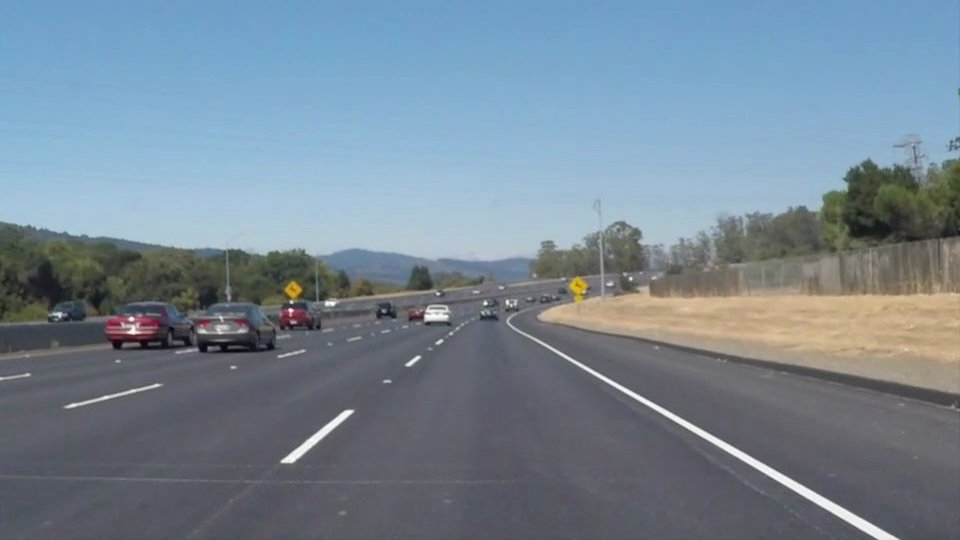
#> input picture CarND-Term1-Starter-Kit-Test/test.jpg, 960 x 540 px
$ python '5.Region Masking.py'
#> lines starting #> are read from the running program, lines starting #| are printed output that depends on the picture
# -*- coding: utf-8 -*-
"""
Created on Thu Feb 22 21:01:56 2018

@author: Administrator
"""

import matplotlib.pyplot as plt
import matplotlib.image as mpimg
import numpy as np

#read in the image and print some status
image = mpimg.imread('test.jpg')
#> image is the input picture: shape (540, 960, 3); mean R, G, B 118.5, 134.5, 148.1
print('This image is:',type(image),'with dimensions',image.shape)
#| This image is: <class 'numpy.ndarray'> with dimensions (540, 960, 3)

# pull out the x and y sizes and make a copy of the image
ysize = image.shape[0]
#> ysize = 540
xsize = image.shape[1]
#> xsize = 960
region_select = np.copy(image)

# Define a triangle region of interest # Keep in mind the origin
# (x=0, y=0) is in the upper left in image processing# Note:
# if you run this code, you'll find these are not sensible values!!#
# But you'll get a chance to play with them soon in a quiz
left_bottom = [0,500]
right_bottom = [900,300]
apex = [400,0]

# Fit lines (y=Ax+B) to identify the 3 sided region of interest# np.polyfit()
# returns the coefficients [A, B] of the fit
fit_left = np.polyfit((left_bottom[0], apex[0]), (left_bottom[1], apex[1]), 1)
fit_right = np.polyfit((right_bottom[0], apex[0]), (right_bottom[1], apex[1]), 1)
fit_bottom = np.polyfit((left_bottom[0], right_bottom[0]), (left_bottom[1], right_bottom[1]), 1)

# Find the region inside the lines
XX, YY = np.meshgrid(np.arange(0, xsize), np.arange(0, ysize))
region_thresholds = (YY > (XX*fit_left[0] + fit_left[1])) & \
(YY > (XX*fit_right[0] + fit_right[1])) & \
(YY < (XX*fit_bottom[0] + fit_bottom[1]))

# Color pixels red which are inside the region of interest
region_select[region_thresholds] = [255, 255, 255]
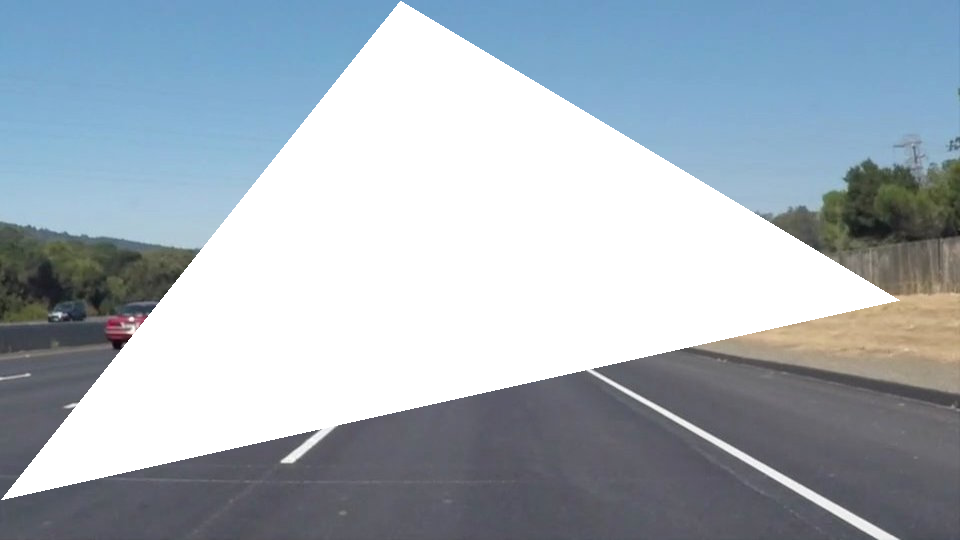
#> region_select: shape (540, 960, 3); mean R, G, B 164.3, 175.9, 185.9

# Display the image
plt.imshow(region_select)

$ run again, with CarND-Term1-Starter-Kit-Test/exit.jpg copied over CarND-Term1-Starter-Kit-Test/test.jpg
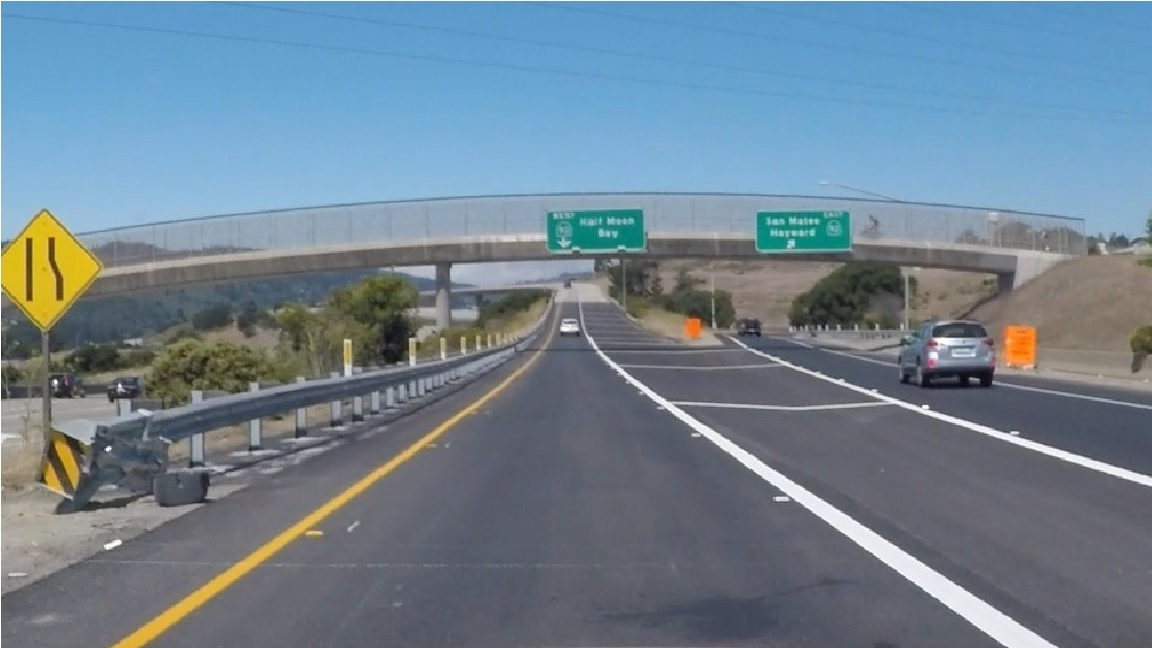
#> input picture CarND-Term1-Starter-Kit-Test/exit.jpg, 1152 x 648 px
#> image is the input picture: shape (648, 1152, 3); mean R, G, B 111.8, 130.5, 144.8
#| This image is: <class 'numpy.ndarray'> with dimensions (648, 1152, 3)
#> `region_select[region_thresholds] = [255, 255, 255]`:
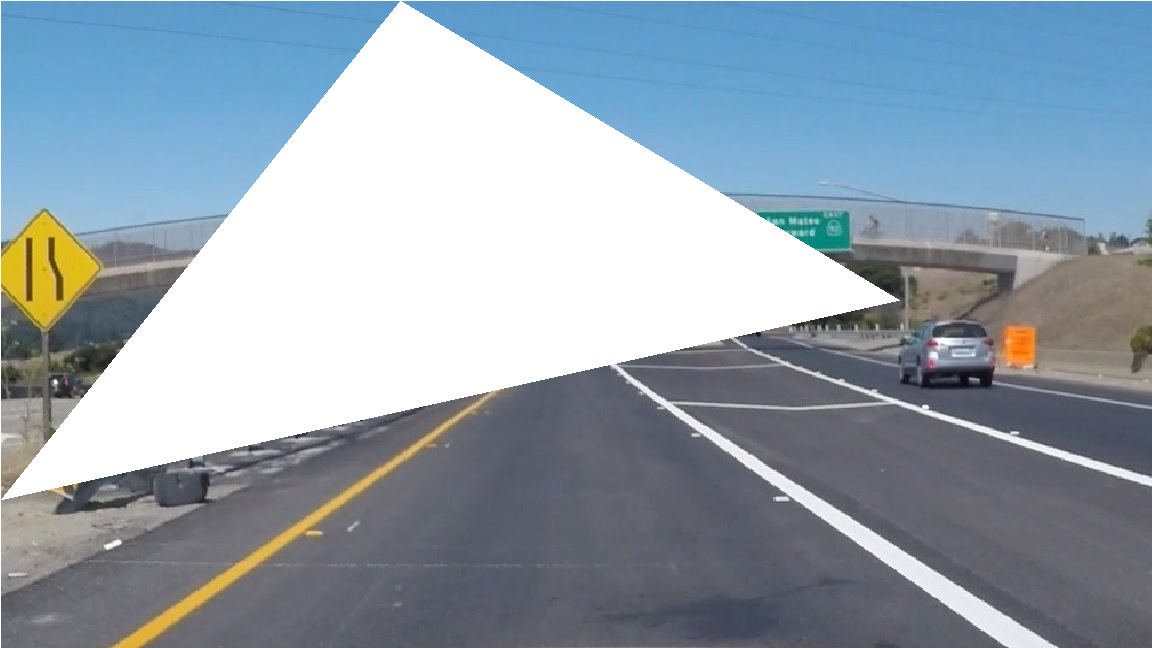
#> region_select: shape (648, 1152, 3); mean R, G, B 146.8, 161, 173
